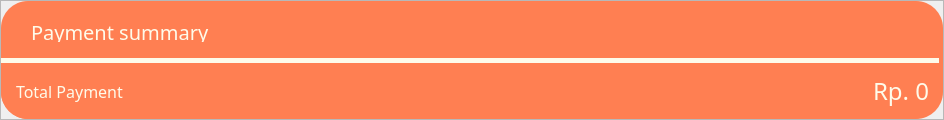
                    <widget class="QFrame" name="Frame_Bawah">
                     <property name="minimumSize">
                      <size>
                       <width>0</width>
                       <height>120</height>
                      </size>
                     </property>
                     <property name="maximumSize">
                      <size>
                       <width>16777215</width>
                       <height>120</height>
                      </size>
                     </property>
                     <property name="frameShape">
                      <enum>QFrame::StyledPanel</enum>
                     </property>
                     <property name="frameShadow">
                      <enum>QFrame::Raised</enum>
                     </property>
                     <layout class="QVBoxLayout" name="verticalLayout_17">
                      <property name="spacing">
                       <number>0</number>
                      </property>
                      <property name="leftMargin">
                       <number>0</number>
                      </property>
                      <property name="topMargin">
                       <number>0</number>
                      </property>
                      <property name="rightMargin">
                       <number>0</number>
                      </property>
                      <property name="bottomMargin">
                       <number>0</number>
                      </property>
                      <item>
                       <widget class="QFrame" name="frame_27">
                        <property name="styleSheet">
                         <string notr="true">background-color:rgb(255, 127, 82);

border:none;
border-radius:27px;
</string>
                        </property>
                        <property name="frameShape">
                         <enum>QFrame::StyledPanel</enum>
                        </property>
                        <property name="frameShadow">
                         <enum>QFrame::Raised</enum>
                        </property>
                        <layout class="QVBoxLayout" name="verticalLayout_16">
                         <property name="spacing">
                          <number>0</number>
                         </property>
                         <property name="leftMargin">
                          <number>0</number>
                         </property>
                         <property name="topMargin">
                          <number>0</number>
                         </property>
                         <property name="rightMargin">
                          <number>4</number>
                         </property>
                         <property name="bottomMargin">
                          <number>0</number>
                         </property>
                         <item>
                          <widget class="QFrame" name="frame_35">
                           <property name="maximumSize">
                            <size>
                             <width>1250</width>
                             <height>16777215</height>
                            </size>
                           </property>
                           <property name="styleSheet">
                            <string notr="true">background-color:none;</string>
                           </property>
                           <property name="frameShape">
                            <enum>QFrame::StyledPanel</enum>
                           </property>
                           <property name="frameShadow">
                            <enum>QFrame::Raised</enum>
                           </property>
                           <widget class="QLabel" name="label_18">
                            <property name="geometry">
                             <rect>
                              <x>30</x>
                              <y>20</y>
                              <width>201</width>
                              <height>21</height>
                             </rect>
                            </property>
                            <property name="font">
                             <font>
                              <family>Poppins Medium</family>
                              <pointsize>15</pointsize>
                             </font>
                            </property>
                            <property name="styleSheet">
                             <string notr="true">color:rgb(254, 251, 234);</string>
                            </property>
                            <property name="text">
                             <string>Payment summary</string>
                            </property>
                           </widget>
                          </widget>
                         </item>
                         <item>
                          <widget class="QFrame" name="frame_34">
                           <property name="minimumSize">
                            <size>
                             <width>0</width>
                             <height>5</height>
                            </size>
                           </property>
                           <property name="maximumSize">
                            <size>
                             <width>16777215</width>
                             <height>5</height>
                            </size>
                           </property>
                           <property name="styleSheet">
                            <string notr="true">background-color: rgb(254, 251, 234);
border:none;
</string>
                           </property>
                           <property name="frameShape">
                            <enum>QFrame::StyledPanel</enum>
                           </property>
                           <property name="frameShadow">
                            <enum>QFrame::Raised</enum>
                           </property>
                          </widget>
                         </item>
                         <item>
                          <widget class="QFrame" name="frame_33">
                           <property name="maximumSize">
                            <size>
                             <width>16777215</width>
                             <height>16777215</height>
                            </size>
                           </property>
                           <property name="frameShape">
                            <enum>QFrame::StyledPanel</enum>
                           </property>
                           <property name="frameShadow">
                            <enum>QFrame::Raised</enum>
                           </property>
                           <layout class="QHBoxLayout" name="horizontalLayout_19">
                            <item>
                             <widget class="QFrame" name="frame_21">
                              <property name="frameShape">
                               <enum>QFrame::StyledPanel</enum>
                              </property>
                              <property name="frameShadow">
                               <enum>QFrame::Raised</enum>
                              </property>
                             </widget>
                            </item>
                            <item>
                             <widget class="QLabel" name="label_19">
                              <property name="maximumSize">
                               <size>
                                <width>120</width>
                                <height>16777215</height>
                               </size>
                              </property>
                              <property name="font">
                               <font>
                                <family>Poppins</family>
                                <pointsize>12</pointsize>
                               </font>
                              </property>
                              <property name="styleSheet">
                               <string notr="true">color:rgb(254, 251, 234);</string>
                              </property>
                              <property name="text">
                               <string>Total Payment</string>
                              </property>
                             </widget>
                            </item>
                            <item>
                             <widget class="QFrame" name="frame_25">
                              <property name="minimumSize">
                               <size>
                                <width>700</width>
                                <height>0</height>
                               </size>
                              </property>
                              <property name="frameShape">
                               <enum>QFrame::StyledPanel</enum>
                              </property>
                              <property name="frameShadow">
                               <enum>QFrame::Raised</enum>
                              </property>
                             </widget>
                            </item>
                            <item>
                             <widget class="QPushButton" name="But_Refresh">
                              <property name="maximumSize">
                               <size>
                                <width>50</width>
                                <height>16777215</height>
                               </size>
                              </property>
                              <property name="styleSheet">
                               <string notr="true">QPushButton{
background-color:rgb(255, 127, 82);
color:rgb(255, 127, 82);
border-color:rgb(0, 0, 0);
border-radius:20px;

}
QPushButton:hover {
	background-color:rgb(65, 119, 167);
}</string>
                              </property>
                              <property name="text">
                               <string/>
                              </property>
                              <property name="icon">
                               <iconset>
                                <normaloff>icon/refresh-regular-120.png</normaloff>icon/refresh-regular-120.png</iconset>
                              </property>
                              <property name="iconSize">
                               <size>
                                <width>50</width>
                                <height>50</height>
                               </size>
                              </property>
                             </widget>
                            </item>
                            <item>
                             <widget class="QLabel" name="lbl_Total">
                              <property name="font">
                               <font>
                                <family>Poppins</family>
                                <pointsize>18</pointsize>
                               </font>
                              </property>
                              <property name="styleSheet">
                               <string notr="true">color:rgb(254, 251, 234);</string>
                              </property>
                              <property name="text">
                               <string>Rp. 0</string>
                              </property>
                             </widget>
                            </item>
                           </layout>
                          </widget>
                         </item>
                        </layout>
                       </widget>
                      </item>
                     </layout>
                    </widget>
